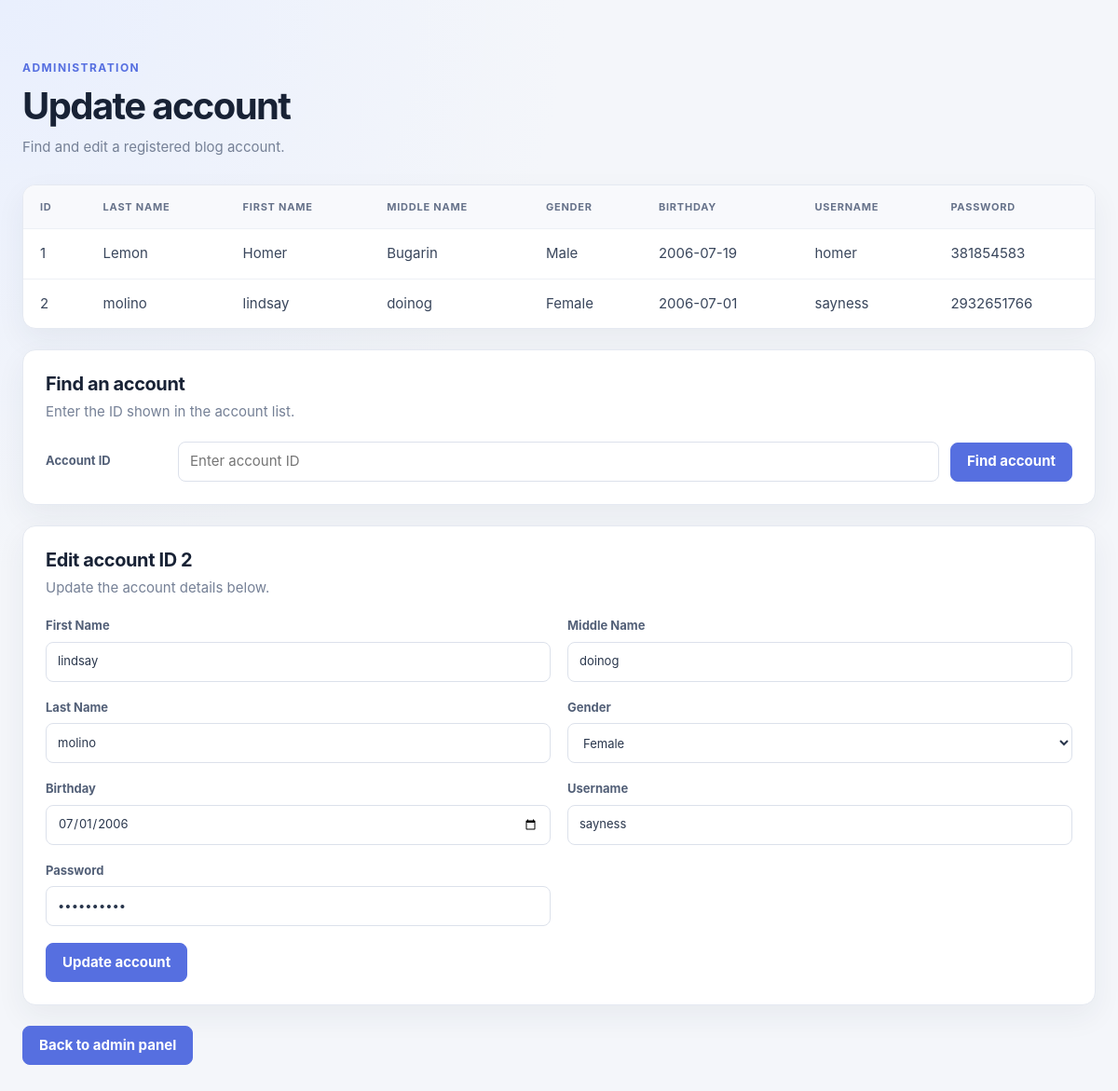
The app's page /Admin/upd.php?id=2 (signed in) with its own data.
### tables this page shows
CREATE TABLE `acc_info` (
  `ID` int(11) NOT NULL,
  `FNAME` varchar(255) NOT NULL,
  `MNAME` varchar(255) NOT NULL,
  `LNAME` varchar(255) NOT NULL,
  `GENDER` text NOT NULL,
  `BDAY` date NOT NULL,
  `USERNAME` varchar(100) NOT NULL,
  `PASSWORD` varchar(100) NOT NULL,
  `SECURITY_QUESTION` varchar(50) NOT NULL,
  `SECURITY_ANSWER` varchar(255) NOT NULL,
  `SECURITY_QUESTION_2` varchar(50) NOT NULL,
  `SECURITY_ANSWER_2` varchar(255) NOT NULL,
  `SECURITY_QUESTION_3` varchar(50) NOT NULL,
  `SECURITY_ANSWER_3` varchar(255) NOT NULL
);

### Admin/upd.php (the view, shortened to what this page needs)
<?php
include('../includes/db_conn.php');
$sql = "SELECT * FROM acc_info ORDER BY LNAME ASC";
$query = $dbconn->query($sql);
$account = null;
if (isset($_GET['id'])) {
    $id = filter_input(INPUT_GET, 'id', FILTER_VALIDATE_INT);
    if ($id) {
        $stmt = $dbconn->prepare('SELECT * FROM acc_info WHERE ID = ?');
        $stmt->bind_param('i', $id);
        $stmt->execute();
        $result = $stmt->get_result();
        $account = $result->fetch_assoc();
    } else {
        $message = 'Please enter a valid ID.';
    }
}
function e($value): string
{
    return htmlspecialchars((string) $value, ENT_QUOTES, 'UTF-8');
}
?>
<!DOCTYPE html>
<html lang="en">
<head>
  <link rel="stylesheet" href="admin.css">
</head>
<body>
  <main class="admin-page">
    <header class="page-header">
      <div>
        <p class="eyebrow">Administration</p>
        <h1>Update account</h1>
        <p class="page-description">Find and edit a registered blog account.</p>
      </div>
    </header>
    <section class="table-card" aria-label="Registered accounts">
      <div class="table-scroll">
        <table class="account-table">
          <thead>
            <tr>
              <th>ID</th>
              <th>Last Name</th>
              <th>First Name</th>
              <th>Middle Name</th>
              <th>Gender</th>
              <th>Birthday</th>
              <th>Username</th>
              <th>Password</th>
            </tr>
          </thead>
          <tbody>
            <?php while ($row = $query->fetch_assoc()): ?>
              <tr>
                <td><?php echo e($row['ID']); ?></td>
                <td><?php echo e($row['LNAME']); ?></td>
                <td><?php echo e($row['FNAME']); ?></td>
                <td><?php echo e($row['MNAME']); ?></td>
                <td><?php echo e($row['GENDER']); ?></td>
                <td><?php echo e($row['BDAY']); ?></td>
                <td><?php echo e($row['USERNAME']); ?></td>
                <td><?php echo e($row['PASSWORD']); ?></td>
              </tr>
            <?php endwhile; ?>
          </tbody>
        </table>
      </div>
    </section>
    <section class="form-card" aria-labelledby="find-heading">
      <h2 id="find-heading">Find an account</h2>
      <p class="section-description">Enter the ID shown in the account list.</p>
      <form class="admin-form admin-form--lookup" method="GET" action="upd.php">
        <label for="id">Account ID</label>
        <input type="number" id="id" name="id" min="1" placeholder="Enter account ID" required>
        <input class="button" type="submit" value="Find account">
      </form>
    </section>
    <?php if ($account): ?>
      <section class="form-card" aria-labelledby="edit-heading">
        <h2 id="edit-heading">Edit account ID <?php echo e($account['ID']); ?></h2>
        <p class="section-description">Update the account details below.</p>
        <form class="admin-form" method="POST" action="upd.php">
          <label for="fname">First Name
            <input type="text" id="fname" name="fname" value="<?php echo e($account['FNAME']); ?>" required>
          </label>
          <label for="mname">Middle Name
            <input type="text" id="mname" name="mname" value="<?php echo e($account['MNAME']); ?>" required>
          </label>
          <label for="lname">Last Name
            <input type="text" id="lname" name="lname" value="<?php echo e($account['LNAME']); ?>" required>
          </label>
          <label for="gender">Gender
            <select id="gender" name="gender" required>
              <option value="Female" <?php echo $account['GENDER'] === 'Female' ? 'selected' : ''; ?>>Female</option>
            </select>
          </label>
          <label for="bday">Birthday
            <input type="date" id="bday" name="bday" value="<?php echo e($account['BDAY']); ?>" required>
          </label>
          <label for="uname">Username
            <input type="text" id="uname" name="uname" value="<?php echo e($account['USERNAME']); ?>" required>
          </label>
          <label for="pass">Password
            <input type="password" id="pass" name="pass" value="<?php echo e($account['PASSWORD']); ?>" required>
          </label>
          <div class="form-actions">
            <input class="button" type="submit" value="Update account">
          </div>
        </form>
      </section>
    <?php endif; ?>
    <nav class="admin-actions" aria-label="Admin actions">
      <form action="index.php">
        <input class="button button-quiet" type="submit" value="Back to admin panel">
      </form>
    </nav>
  </main>
</body>
</html>

### Admin/admin.css (style rules this page uses)
:root { color-scheme: light; font-family: Inter, "Segoe UI", Arial, sans-serif; color: #202b3c; background: #f4f6fa; font-synthesis: none; text-rendering: optimizeLegibility; }
* { box-sizing: border-box; }
body { min-width: 320px; min-height: 100vh; margin: 0; background: radial-gradient(ellipse at top left, rgba(228, 236, 255, 0.7), transparent 38rem), #f4f6fa; color: #202b3c; font: 15px/1.5 Inter, "Segoe UI", Arial, sans-serif; }
.admin-page { width: min(100% - 48px, 1360px); margin: 0 auto; padding: 64px 0; }
.page-header { display: flex; align-items: flex-end; justify-content: space-between; margin-bottom: 28px; }
.eyebrow { margin: 0 0 8px; color: #566fe0; font-size: 12px; font-weight: 700; letter-spacing: 0.12em; text-transform: uppercase; }
h1, h2, h3 { margin: 0; color: #182235; line-height: 1.2; }
h1 { font-size: clamp(30px, 4vw, 40px); letter-spacing: -0.04em; }
.page-description { margin: 9px 0 0; color: #758096; }
.table-card { overflow: hidden; border: 1px solid #e5e9f1; border-radius: 14px; background: #fff; box-shadow: 0 12px 32px rgba(34, 48, 76, 0.06); }
.table-scroll { overflow-x: auto; }
.account-table { width: 100%; border-collapse: collapse; text-align: left; white-space: nowrap; }
.account-table th, .account-table td { padding: 15px 18px; border-bottom: 1px solid #edf0f5; }
.account-table th { background: #f8f9fc; color: #66728a; font-size: 11px; font-weight: 700; letter-spacing: 0.07em; text-transform: uppercase; }
.account-table td { color: #39465c; }
.account-table tbody tr:last-child td { border-bottom: 0; }
.form-card { margin-top: 22px; padding: 24px; border: 1px solid #e5e9f1; border-radius: 14px; background: #fff; box-shadow: 0 12px 32px rgba(34, 48, 76, 0.06); }
.form-card h2 { font-size: 20px; letter-spacing: -0.02em; }
.section-description { margin: 7px 0 20px; color: #758096; }
.admin-form { display: grid; grid-template-columns: repeat(2, minmax(0, 1fr)); gap: 18px; }
.admin-form label { display: grid; gap: 7px; color: #536078; font-size: 13px; font-weight: 650; }
.admin-form input:not([type="submit"]):not([type="hidden"]), .admin-form select { width: 100%; min-height: 43px; padding: 9px 12px; border: 1px solid #dce1eb; border-radius: 8px; outline: none; background: #fff; color: #29364c; font: inherit; font-weight: 400; }
.admin-form--lookup { grid-template-columns: minmax(130px, auto) minmax(180px, 1fr) auto; align-items: end; gap: 12px; }
.admin-form--lookup label { align-self: center; }
.form-actions { grid-column: 1 / -1; }
.admin-actions { display: flex; flex-wrap: wrap; gap: 12px; margin-top: 22px; }
.admin-actions form { margin: 0; }
.button, button, input[type="submit"] { min-height: 42px; padding: 0 17px; border: 1px solid #566fe0; border-radius: 8px; background: #566fe0; color: #fff; cursor: pointer; font: inherit; font-weight: 650; transition: background-color 140ms ease, border-color 140ms ease, transform 140ms ease; }
.admin-actions .button { display: inline-flex; align-items: center; justify-content: center; text-decoration: none; }
.button-quiet { border-color: #e2e6ee; background: #fff; color: #536078; }

### records on screen
acc_info: ID "1", LNAME "Lemon", FNAME "Homer", MNAME "Bugarin", GENDER "Male", BDAY "2006-07-19", USERNAME "homer", PASSWORD "381854583"
acc_info: ID "2", LNAME "molino", FNAME "lindsay", MNAME "doinog", GENDER "Female", BDAY "2006-07-01", USERNAME "sayness", PASSWORD "2932651766", fname "lindsay", mname "doinog", lname "molino", gender "Female", bday "07/01/2006", uname "sayness"
